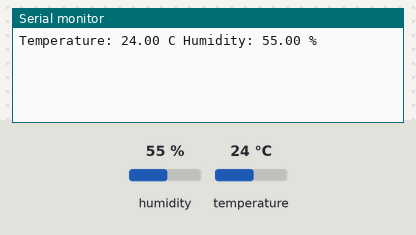
The sketch below on a simulated ESP32. Parts: the last lines printed to the serial monitor. Inputs (shaded band) come from the test bench; at power-on: humidity 55 %, temperature 24 °C.

Above: at 3.2 s.
3.3 s: humidity set to 22 %
At 4.6 s:
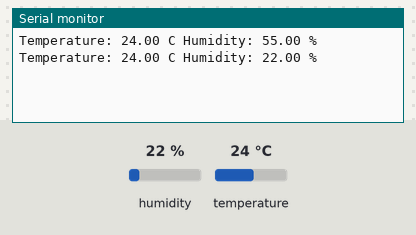
6.0 s: temperature set to 12 °C
At 7.5 s:
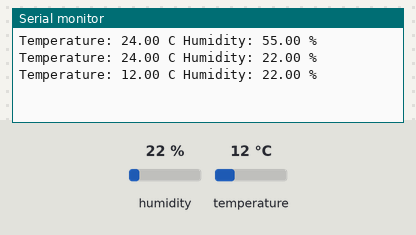
8.7 s: humidity set to 40 %
At 11.0 s:
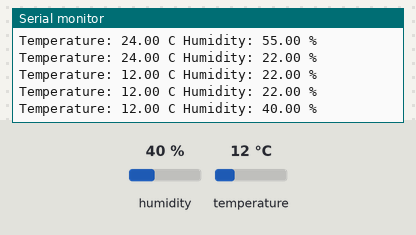
Timing chart, 0 to 12.5 s (numbered marks = the images above; inputs shaded):
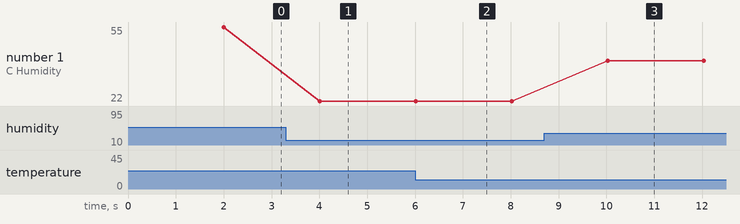

The sketch:

dht22_esp32.ino
```cpp
#include <DHT.h>
DHT dht(32, DHT22);
void setup(){
  dht.begin();
  delay(2000);
  Serial.begin(115200);
}
void loop(){
  //Start of Program
  float temp = dht.readTemperature();
  float humidity = dht.readHumidity();
  Serial.print("Temperature: ");
  Serial.print(temp);
  Serial.print(" C ");
  Serial.print("Humidity: ");
  Serial.print(humidity);
  Serial.println(" % ");
  delay(2000);
}
```

Measured:
- after the input at 3.3 s, the serial monitor: prints a new line after 0.71 s (image 1)
- after the input at 6.0 s, the serial monitor: prints a new line at once (image 2)
- after the input at 8.7 s, the serial monitor: prints a new line after 1.3 s (image 3)
- plotted number 1: 55 → 22 after the input at 3.3 s, 22 → 40 after the input at 8.7 s
